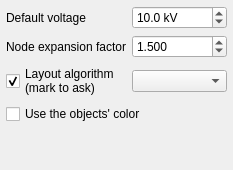
                         <widget class="QWidget" name="tab_10">
                          <attribute name="icon">
                           <iconset resource="../Icons/icons.qrc">
                            <normaloff>:/Icons/icons/schematic.png</normaloff>:/Icons/icons/schematic.png</iconset>
                          </attribute>
                          <attribute name="title">
                           <string>Schematic</string>
                          </attribute>
                          <layout class="QVBoxLayout" name="verticalLayout_31">
                           <property name="leftMargin">
                            <number>6</number>
                           </property>
                           <property name="topMargin">
                            <number>6</number>
                           </property>
                           <property name="rightMargin">
                            <number>6</number>
                           </property>
                           <property name="bottomMargin">
                            <number>6</number>
                           </property>
                           <item>
                            <widget class="QFrame" name="frame_49">
                             <property name="frameShape">
                              <enum>QFrame::Shape::NoFrame</enum>
                             </property>
                             <property name="frameShadow">
                              <enum>QFrame::Shadow::Raised</enum>
                             </property>
                             <layout class="QGridLayout" name="gridLayout_40">
                              <property name="leftMargin">
                               <number>0</number>
                              </property>
                              <property name="topMargin">
                               <number>0</number>
                              </property>
                              <property name="rightMargin">
                               <number>0</number>
                              </property>
                              <property name="bottomMargin">
                               <number>0</number>
                              </property>
                              <item row="2" column="0">
                               <widget class="QCheckBox" name="ask_before_appliying_layout_checkBox">
                                <property name="toolTip">
                                 <string>Ask before running the automatic grid layout. This is because you might have a layout already and ruin it accidentally.</string>
                                </property>
                                <property name="text">
                                 <string>Layout algorithm 
(mark to ask)</string>
                                </property>
                                <property name="checked">
                                 <bool>true</bool>
                                </property>
                                <property name="tristate">
                                 <bool>false</bool>
                                </property>
                               </widget>
                              </item>
                              <item row="1" column="0">
                               <widget class="QLabel" name="label_22">
                                <property name="text">
                                 <string>Node expansion factor</string>
                                </property>
                               </widget>
                              </item>
                              <item row="0" column="1">
                               <widget class="QDoubleSpinBox" name="defaultBusVoltageSpinBox">
                                <property name="toolTip">
                                 <string>&lt;html&gt;&lt;head/&gt;&lt;body&gt;&lt;p&gt;&lt;span style=&quot; font-weight:700;&quot;&gt;Bus default voltage&lt;/span&gt;&lt;/p&gt;&lt;p&gt;This is the voltage that drag&amp;amp;drop buses have when they are created from the schematic.&lt;/p&gt;&lt;/body&gt;&lt;/html&gt;</string>
                                </property>
                                <property name="suffix">
                                 <string> kV</string>
                                </property>
                                <property name="decimals">
                                 <number>1</number>
                                </property>
                                <property name="maximum">
                                 <double>999999999.000000000000000</double>
                                </property>
                                <property name="value">
                                 <double>10.000000000000000</double>
                                </property>
                               </widget>
                              </item>
                              <item row="4" column="0">
                               <spacer name="verticalSpacer_17">
                                <property name="orientation">
                                 <enum>Qt::Orientation::Vertical</enum>
                                </property>
                                <property name="sizeHint" stdset="0">
                                 <size>
                                  <width>20</width>
                                  <height>40</height>
                                 </size>
                                </property>
                               </spacer>
                              </item>
                              <item row="0" column="0">
                               <widget class="QLabel" name="label_35">
                                <property name="text">
                                 <string>Default voltage</string>
                                </property>
                               </widget>
                              </item>
                              <item row="2" column="1">
                               <widget class="QComboBox" name="automatic_layout_comboBox">
                                <property name="toolTip">
                                 <string>&lt;html&gt;&lt;head/&gt;&lt;body&gt;&lt;p&gt;Algorithm to use for the automatic &lt;/p&gt;&lt;p&gt;layout of the grid nodes&lt;/p&gt;&lt;/body&gt;&lt;/html&gt;</string>
                                </property>
                               </widget>
                              </item>
                              <item row="3" column="0" colspan="2">
                               <widget class="QCheckBox" name="use_schematic_objects_color_checkBox">
                                <property name="toolTip">
                                 <string>Ask before running the automatic grid layout. This is because you might have a layout already and ruin it accidentally.</string>
                                </property>
                                <property name="text">
                                 <string>Use the objects' color</string>
                                </property>
                                <property name="checked">
                                 <bool>false</bool>
                                </property>
                                <property name="tristate">
                                 <bool>false</bool>
                                </property>
                               </widget>
                              </item>
                              <item row="1" column="1">
                               <widget class="QDoubleSpinBox" name="explosion_factor_doubleSpinBox">
                                <property name="toolTip">
                                 <string>&lt;html&gt;&lt;head/&gt;&lt;body&gt;&lt;p&gt;When expanding or contracting the distances between nodes, this is the factor that applies.&lt;/p&gt;&lt;/body&gt;&lt;/html&gt;</string>
                                </property>
                                <property name="decimals">
                                 <number>3</number>
                                </property>
                                <property name="minimum">
                                 <double>1.000000000000000</double>
                                </property>
                                <property name="maximum">
                                 <double>999999999.000000000000000</double>
                                </property>
                                <property name="singleStep">
                                 <double>0.100000000000000</double>
                                </property>
                                <property name="value">
                                 <double>1.500000000000000</double>
                                </property>
                               </widget>
                              </item>
                             </layout>
                            </widget>
                           </item>
                          </layout>
                         </widget>
